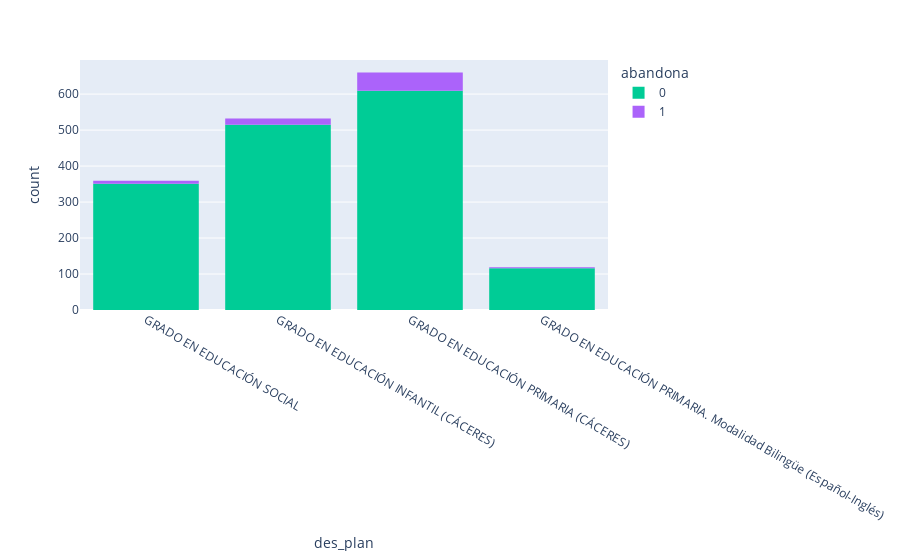
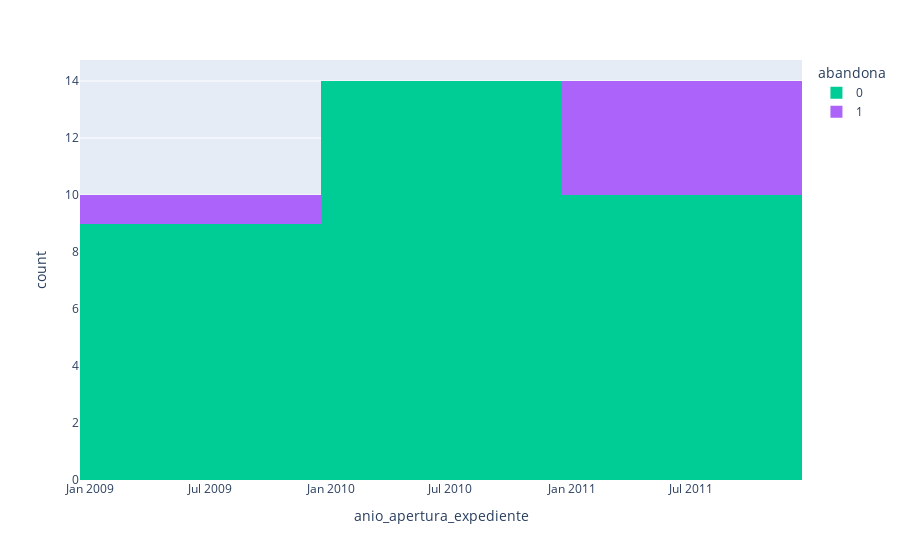
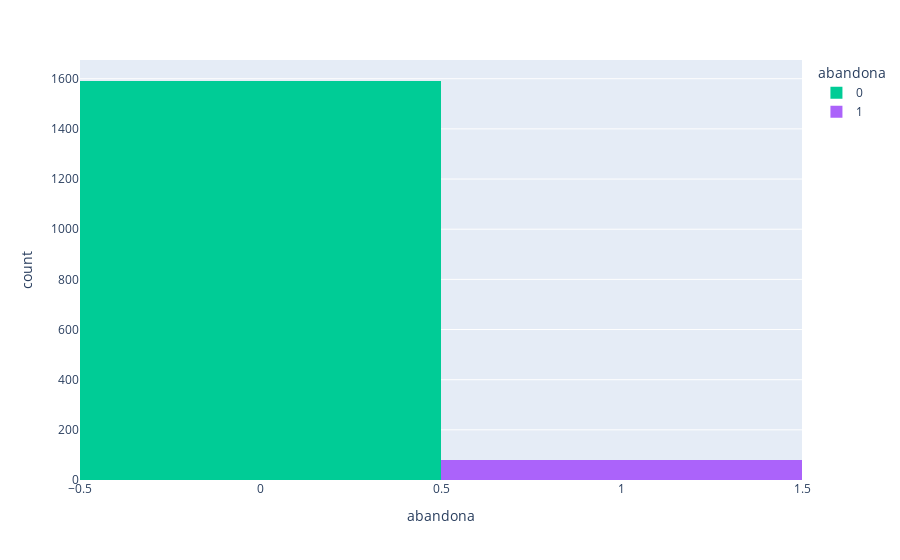
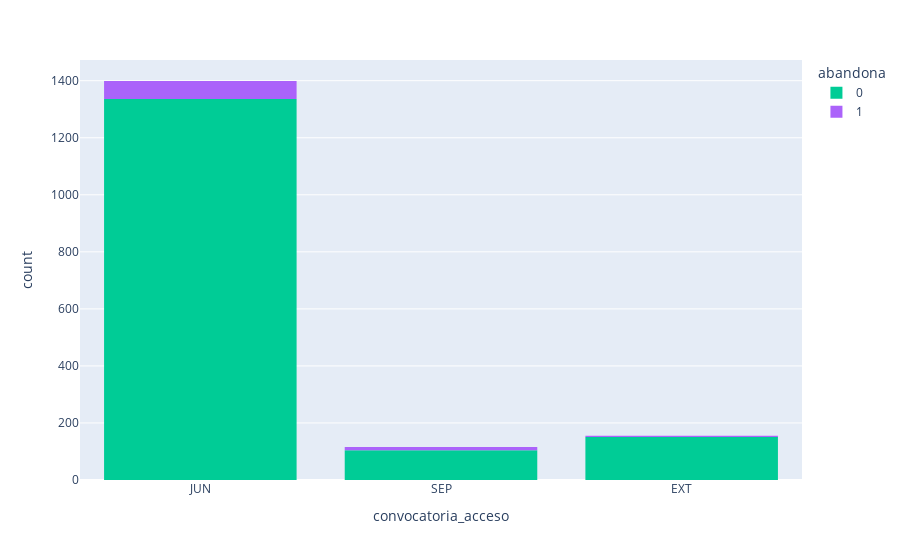

Notebook cell for these charts, in order:
### Code cell
for col in categorical_cols:
    fig = px.histogram(dv_analys_record_personal_access,x=col, color='abandona',
                       color_discrete_map={'N':'Red','S':'Blue'})
    fig.show()

### Figure 1 — Plotly figure (JSON) as saved in the notebook; plotly's stock layout.template omitted (floating-point values rounded to 4 significant figures; data arrays with more than 128 entries replaced by an {"elided": "..."} marker saying what was removed)
{"data": [{"alignmentgroup": "True", "bingroup": "x", "hovertemplate": "abandona=0<br>des_plan=%{x}<br>count=%{y}<extra></extra>", "legendgroup": "0", "marker": {"color": "#00cc96"}, "name": "0", "offsetgroup": "0", "orientation": "v", "showlegend": true, "type": "histogram", "x": {"elided": "1591 str values"}, "xaxis": "x", "yaxis": "y"}, {"alignmentgroup": "True", "bingroup": "x", "hovertemplate": "abandona=1<br>des_plan=%{x}<br>count=%{y}<extra></extra>", "legendgroup": "1", "marker": {"color": "#ab63fa"}, "name": "1", "offsetgroup": "1", "orientation": "v", "showlegend": true, "type": "histogram", "x": ["GRADO EN EDUCACIÓN SOCIAL", "GRADO EN EDUCACIÓN SOCIAL", "GRADO EN EDUCACIÓN SOCIAL", "GRADO EN EDUCACIÓN SOCIAL", "GRADO EN EDUCACIÓN SOCIAL", "GRADO EN EDUCACIÓN SOCIAL", "GRADO EN EDUCACIÓN SOCIAL", "GRADO EN EDUCACIÓN SOCIAL", "GRADO EN EDUCACIÓN INFANTIL (CÁCERES)", "GRADO EN EDUCACIÓN INFANTIL (CÁCERES)", "GRADO EN EDUCACIÓN INFANTIL (CÁCERES)", "GRADO EN EDUCACIÓN INFANTIL (CÁCERES)", "GRADO EN EDUCACIÓN INFANTIL (CÁCERES)", "GRADO EN EDUCACIÓN INFANTIL (CÁCERES)", "GRADO EN EDUCACIÓN INFANTIL (CÁCERES)", "GRADO EN EDUCACIÓN INFANTIL (CÁCERES)", "GRADO EN EDUCACIÓN INFANTIL (CÁCERES)", "GRADO EN EDUCACIÓN INFANTIL (CÁCERES)", "GRADO EN EDUCACIÓN INFANTIL (CÁCERES)", "GRADO EN EDUCACIÓN INFANTIL (CÁCERES)", "GRADO EN EDUCACIÓN INFANTIL (CÁCERES)", "GRADO EN EDUCACIÓN INFANTIL (CÁCERES)", "GRADO EN EDUCACIÓN INFANTIL (CÁCERES)", "GRADO EN EDUCACIÓN INFANTIL (CÁCERES)", "GRADO EN EDUCACIÓN INFANTIL (CÁCERES)", "GRADO EN EDUCACIÓN PRIMARIA (CÁCERES)", "GRADO EN EDUCACIÓN PRIMARIA (CÁCERES)", "GRADO EN EDUCACIÓN PRIMARIA (CÁCERES)", "GRADO EN EDUCACIÓN PRIMARIA (CÁCERES)", "GRADO EN EDUCACIÓN PRIMARIA (CÁCERES)", "GRADO EN EDUCACIÓN PRIMARIA (CÁCERES)", "GRADO EN EDUCACIÓN PRIMARIA (CÁCERES)", "GRADO EN EDUCACIÓN PRIMARIA (CÁCERES)", "GRADO EN EDUCACIÓN PRIMARIA (CÁCERES)", "GRADO EN EDUCACIÓN PRIMARIA (CÁCERES)", "GRADO EN EDUCACIÓN PRIMARIA (CÁCERES)", "GRADO EN EDUCACIÓN PRIMARIA (CÁCERES)", "GRADO EN EDUCACIÓN PRIMARIA (CÁCERES)", "GRADO EN EDUCACIÓN PRIMARIA (CÁCERES)", "GRADO EN EDUCACIÓN PRIMARIA (CÁCERES)", "GRADO EN EDUCACIÓN PRIMARIA (CÁCERES)", "GRADO EN EDUCACIÓN PRIMARIA (CÁCERES)", "GRADO EN EDUCACIÓN PRIMARIA (CÁCERES)", "GRADO EN EDUCACIÓN PRIMARIA (CÁCERES)", "GRADO EN EDUCACIÓN PRIMARIA (CÁCERES)", "GRADO EN EDUCACIÓN PRIMARIA (CÁCERES)", "GRADO EN EDUCACIÓN PRIMARIA (CÁCERES)", "GRADO EN EDUCACIÓN PRIMARIA (CÁCERES)", "GRADO EN EDUCACIÓN PRIMARIA (CÁCERES)", "GRADO EN EDUCACIÓN PRIMARIA (CÁCERES)", "GRADO EN EDUCACIÓN PRIMARIA (CÁCERES)", "GRADO EN EDUCACIÓN PRIMARIA (CÁCERES)", "GRADO EN EDUCACIÓN PRIMARIA (CÁCERES)", "GRADO EN EDUCACIÓN PRIMARIA (CÁCERES)", "GRADO EN EDUCACIÓN PRIMARIA (CÁCERES)", "GRADO EN EDUCACIÓN PRIMARIA (CÁCERES)", "GRADO EN EDUCACIÓN PRIMARIA (CÁCERES)", "GRADO EN EDUCACIÓN PRIMARIA (CÁCERES)", "GRADO EN EDUCACIÓN PRIMARIA (CÁCERES)", "GRADO EN EDUCACIÓN PRIMARIA (CÁCERES)", "GRADO EN EDUCACIÓN PRIMARIA (CÁCERES)", "GRADO EN EDUCACIÓN PRIMARIA (CÁCERES)", "GRADO EN EDUCACIÓN PRIMARIA (CÁCERES)", "GRADO EN EDUCACIÓN PRIMARIA (CÁCERES)", "GRADO EN EDUCACIÓN PRIMARIA (CÁCERES)", "GRADO EN EDUCACIÓN PRIMARIA (CÁCERES)", "GRADO EN EDUCACIÓN PRIMARIA (CÁCERES)", "GRADO EN EDUCACIÓN PRIMARIA (CÁCERES)", "GRADO EN EDUCACIÓN PRIMARIA (CÁCERES)", "GRADO EN EDUCACIÓN PRIMARIA (CÁCERES)", "GRADO EN EDUCACIÓN PRIMARIA (CÁCERES)", "GRADO EN EDUCACIÓN PRIMARIA (CÁCERES)", "GRADO EN EDUCACIÓN PRIMARIA (CÁCERES)", "GRADO EN EDUCACIÓN PRIMARIA (CÁCERES)", "GRADO EN EDUCACIÓN PRIMARIA (CÁCERES)", "GRADO EN EDUCACIÓN PRIMARIA (CÁCERES)", "GRADO EN EDUCACIÓN PRIMARIA. Modalidad Bilingüe (Español-Inglés)", "GRADO EN EDUCACIÓN PRIMARIA. Modalidad Bilingüe (Español-Inglés)", "GRADO EN EDUCACIÓN PRIMARIA. Modalidad Bilingüe (Español-Inglés)"], "xaxis": "x", "yaxis": "y"}], "layout": {"barmode": "relative", "legend": {"title": {"text": "abandona"}, "tracegroupgap": 0}, "margin": {"t": 60}, "xaxis": {"anchor": "y", "domain": [0, 1], "title": {"text": "des_plan"}}, "yaxis": {"anchor": "x", "domain": [0, 1], "title": {"text": "count"}}}}

### Figure 2 — Plotly figure (JSON) as saved in the notebook; plotly's stock layout.template omitted (floating-point values rounded to 4 significant figures; data arrays with more than 128 entries replaced by an {"elided": "..."} marker saying what was removed)
{"data": [{"alignmentgroup": "True", "bingroup": "x", "hovertemplate": "abandona=0<br>anio_apertura_expediente=%{x}<br>count=%{y}<extra></extra>", "legendgroup": "0", "marker": {"color": "#00cc96"}, "name": "0", "offsetgroup": "0", "orientation": "v", "showlegend": true, "type": "histogram", "x": {"elided": "1591 str values"}, "xaxis": "x", "yaxis": "y"}, {"alignmentgroup": "True", "bingroup": "x", "hovertemplate": "abandona=1<br>anio_apertura_expediente=%{x}<br>count=%{y}<extra></extra>", "legendgroup": "1", "marker": {"color": "#ab63fa"}, "name": "1", "offsetgroup": "1", "orientation": "v", "showlegend": true, "type": "histogram", "x": ["2011-12", "2013-14", "2013-14", "2015-16", "2015-16", "2015-16", "2016-17", "2016-17", "2012-13", "2012-13", "2012-13", "2012-13", "2012-13", "2013-14", "2013-14", "2013-14", "2013-14", "2013-14", "2013-14", "2013-14", "2014-15", "2014-15", "2014-15", "2014-15", "2014-15", "2009-10", "2011-12", "2011-12", "2011-12", "2012-13", "2012-13", "2012-13", "2012-13", "2012-13", "2012-13", "2012-13", "2012-13", "2012-13", "2012-13", "2012-13", "2012-13", "2012-13", "2013-14", "2013-14", "2013-14", "2013-14", "2013-14", "2013-14", "2013-14", "2013-14", "2013-14", "2013-14", "2013-14", "2013-14", "2013-14", "2013-14", "2013-14", "2013-14", "2014-15", "2014-15", "2014-15", "2014-15", "2014-15", "2014-15", "2014-15", "2014-15", "2014-15", "2014-15", "2015-16", "2015-16", "2015-16", "2015-16", "2016-17", "2016-17", "2016-17", "2016-17", "2015-16", "2015-16", "2016-17"], "xaxis": "x", "yaxis": "y"}], "layout": {"barmode": "relative", "legend": {"title": {"text": "abandona"}, "tracegroupgap": 0}, "margin": {"t": 60}, "xaxis": {"anchor": "y", "domain": [0, 1], "title": {"text": "anio_apertura_expediente"}}, "yaxis": {"anchor": "x", "domain": [0, 1], "title": {"text": "count"}}}}

### Figure 3 — Plotly figure (JSON) as saved in the notebook; plotly's stock layout.template omitted (floating-point values rounded to 4 significant figures; data arrays with more than 128 entries replaced by an {"elided": "..."} marker saying what was removed)
{"data": [{"alignmentgroup": "True", "bingroup": "x", "hovertemplate": "abandona=%{x}<br>count=%{y}<extra></extra>", "legendgroup": "0", "marker": {"color": "#00cc96"}, "name": "0", "offsetgroup": "0", "orientation": "v", "showlegend": true, "type": "histogram", "x": {"elided": "1591 int values"}, "xaxis": "x", "yaxis": "y"}, {"alignmentgroup": "True", "bingroup": "x", "hovertemplate": "abandona=%{x}<br>count=%{y}<extra></extra>", "legendgroup": "1", "marker": {"color": "#ab63fa"}, "name": "1", "offsetgroup": "1", "orientation": "v", "showlegend": true, "type": "histogram", "x": [1, 1, 1, 1, 1, 1, 1, 1, 1, 1, 1, 1, 1, 1, 1, 1, 1, 1, 1, 1, 1, 1, 1, 1, 1, 1, 1, 1, 1, 1, 1, 1, 1, 1, 1, 1, 1, 1, 1, 1, 1, 1, 1, 1, 1, 1, 1, 1, 1, 1, 1, 1, 1, 1, 1, 1, 1, 1, 1, 1, 1, 1, 1, 1, 1, 1, 1, 1, 1, 1, 1, 1, 1, 1, 1, 1, 1, 1, 1], "xaxis": "x", "yaxis": "y"}], "layout": {"barmode": "relative", "legend": {"title": {"text": "abandona"}, "tracegroupgap": 0}, "margin": {"t": 60}, "xaxis": {"anchor": "y", "categoryarray": [0, 1], "categoryorder": "array", "domain": [0, 1], "title": {"text": "abandona"}}, "yaxis": {"anchor": "x", "domain": [0, 1], "title": {"text": "count"}}}}

### Figure 4 — Plotly figure (JSON) as saved in the notebook; plotly's stock layout.template omitted (floating-point values rounded to 4 significant figures; data arrays with more than 128 entries replaced by an {"elided": "..."} marker saying what was removed)
{"data": [{"alignmentgroup": "True", "bingroup": "x", "hovertemplate": "abandona=0<br>convocatoria_acceso=%{x}<br>count=%{y}<extra></extra>", "legendgroup": "0", "marker": {"color": "#00cc96"}, "name": "0", "offsetgroup": "0", "orientation": "v", "showlegend": true, "type": "histogram", "x": {"elided": "1591 str values"}, "xaxis": "x", "yaxis": "y"}, {"alignmentgroup": "True", "bingroup": "x", "hovertemplate": "abandona=1<br>convocatoria_acceso=%{x}<br>count=%{y}<extra></extra>", "legendgroup": "1", "marker": {"color": "#ab63fa"}, "name": "1", "offsetgroup": "1", "orientation": "v", "showlegend": true, "type": "histogram", "x": ["JUN", "SEP", "JUN", "EXT", "JUN", "JUN", "JUN", "JUN", "JUN", "JUN", "JUN", "JUN", "SEP", "JUN", "JUN", "JUN", "JUN", "JUN", "JUN", "JUN", "JUN", "SEP", "JUN", "EXT", "EXT", "JUN", "JUN", "JUN", "SEP", "SEP", "JUN", "JUN", "JUN", "SEP", "JUN", "JUN", "JUN", "SEP", "JUN", "JUN", "SEP", "SEP", "JUN", "JUN", "JUN", "JUN", "JUN", "JUN", "SEP", "JUN", "JUN", "JUN", "JUN", "JUN", "JUN", "SEP", "SEP", "JUN", "JUN", "JUN", "JUN", "JUN", "JUN", "JUN", "JUN", "JUN", "JUN", "JUN", "JUN", "JUN", "JUN", "JUN", "JUN", "JUN", "JUN", "JUN", "JUN", "EXT", "JUN"], "xaxis": "x", "yaxis": "y"}], "layout": {"barmode": "relative", "legend": {"title": {"text": "abandona"}, "tracegroupgap": 0}, "margin": {"t": 60}, "xaxis": {"anchor": "y", "domain": [0, 1], "title": {"text": "convocatoria_acceso"}}, "yaxis": {"anchor": "x", "domain": [0, 1], "title": {"text": "count"}}}}
